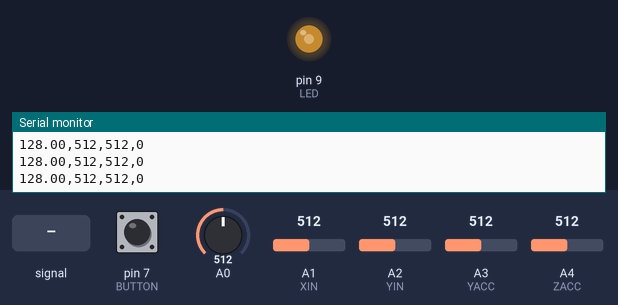
Simulated run of this sketch. Board: Arduino Uno, built with avr-gcc and run on an emulated ATmega328P. Shown: output pins drawn as LEDs (lit = HIGH), the last lines printed to the serial monitor. Inputs (shaded band) come from the test bench; at power-on: A0 = 512, pin 7 (BUTTON) LOW, A1 (XIN) = 512, A2 (YIN) = 512, A3 (YACC) = 512, A4 (ZACC) = 512.

Above: at 1.2 s.
1.3 s: A0 fed a 2 Hz sine of ±306 counts around its level
At 1.42 s:
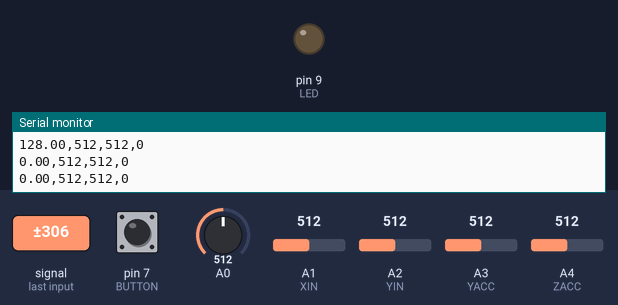
4.3 s: A0 set to 390
At 5.0 s:
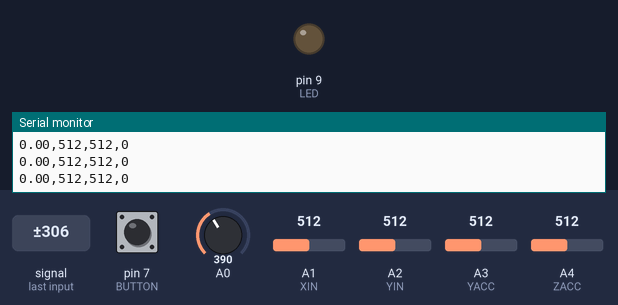
7.3 s: A0 set to 409
At 8.1 s:
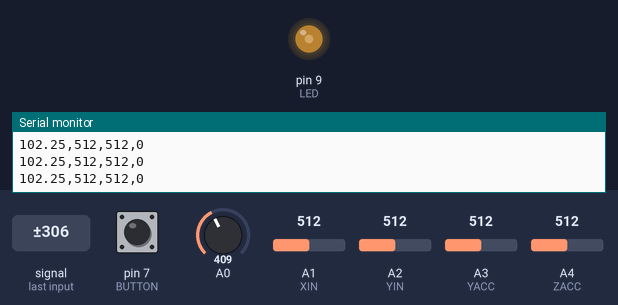
8.8 s: A0 set to 306
At 10.0 s:
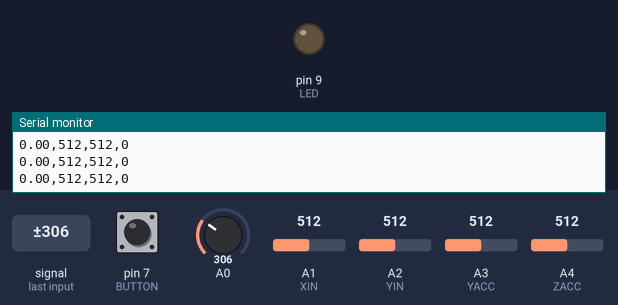
Timing chart, 0 to 11.3 s (numbered marks = the images above; inputs shaded):
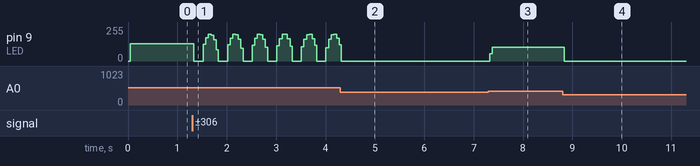

Measured:
- the behaviour switches between 399 and 400 on A0 (found by bisection; images 2 and 3)
- after the input at 4.3 s, pin 9 (LED): goes on until 4.3 s, then stays 0/255
- after the input at 7.3 s, pin 9 (LED): 0/255 → 102/255 at once
- after the input at 8.8 s, pin 9 (LED): 102/255 → 0/255 at once

The sketch:

kasokudo_oct27.ino
```cpp
const int AVERAGE = 100;
const int LED = 9;
const int XIN = 1;
const int YIN = 2;
const int YACC = 3;
const int ZACC = 4;
const int BUTTON = 7;

//int val = 0;
int button = 0;
long val[AVERAGE]={};
long valsum = 0;
long xinput = 0;
long yinput = 0;
long Yacc = 0;
long Zacc = 0;

long YMAX = 500;
long ZMAX = 500;
long YMIN = 500;
long ZMIN = 500;

double valave = 0;
int count = 0;
//int state = 0;
//int LEDstate = 0;

void setup(){
  pinMode(LED,OUTPUT);    //13Pinを出力にする
  Serial.begin(9800);     //モニター出力
  pinMode(BUTTON,INPUT);  //7Pinを入力にする
}
void loop(){
//  digitalWrite(LED,HIGH);
//  delay(1000);
//  digitalWrite(LED,LOW);
//  delay(1000);

   button = digitalRead(BUTTON);

      valsum = 0;
      Yacc = 0.0;
      Zacc = 0.0;

//    valsum = valsum - val[count];
//    val[count] = analogRead(0);
//    if(val[count] <= 400){
//      val[count] = 0;
//    }
//    valsum = valsum + val[count];
//    valave = valsum / AVERAGE;

    for(int x = 0;x<AVERAGE;x++)
    {
      if(analogRead(0) >= 400){
          valsum += analogRead(0);
      }
      Yacc += analogRead(YACC);
      Zacc += analogRead(ZACC);
    }

/*    if(YMAX <= analogRead(YACC))
    {
      YMAX = analogRead(YACC);
    }
    if(YMIN >= analogRead(YACC))
    {
      YMIN = analogRead(YACC);
    }
    if(ZMAX <= analogRead(ZACC))
    {
      ZMAX = analogRead(ZACC);
    }
    if(ZMIN >= analogRead(ZACC))
    {
      ZMIN = analogRead(ZACC);
    }
*/
    valave = valsum/AVERAGE;
    Yacc = Yacc /AVERAGE;
    Zacc = Zacc /AVERAGE;

    count++;
    if(count >= AVERAGE){
      count = 0;
    }

    analogWrite(LED,valave/4);
    delay(10);

    xinput = analogRead(XIN);
    yinput = analogRead(YIN);

//    for(int x = 0;x<=10;x++)
//    {
//      Yacc = analogRead(YACC);
//      Zacc = analogRead(ZACC);
//    }

//    Yacc = Yacc /10.0;
//    Zacc = Zacc /10.0;

    Serial.print(valave/4);
    Serial.print(",");
    Serial.print(Yacc);
    Serial.print(",");
    Serial.print(Zacc);
    Serial.print(",");
    Serial.println(button);

/*    Serial.print(",");
    Serial.print(YMAX);
    Serial.print(",");
    Serial.println(YMIN);
    Serial.print(",");
    Serial.print(ZMAX);
    Serial.print(",");
    Serial.println(ZMIN);
*/
//    if( == HIGH){
//      digitalWrite(LED,HIGH);
//      delay(val);
//    }else{
//      digitalWrite(LED,LOW);
//      delay(val);
//    }
}
```
